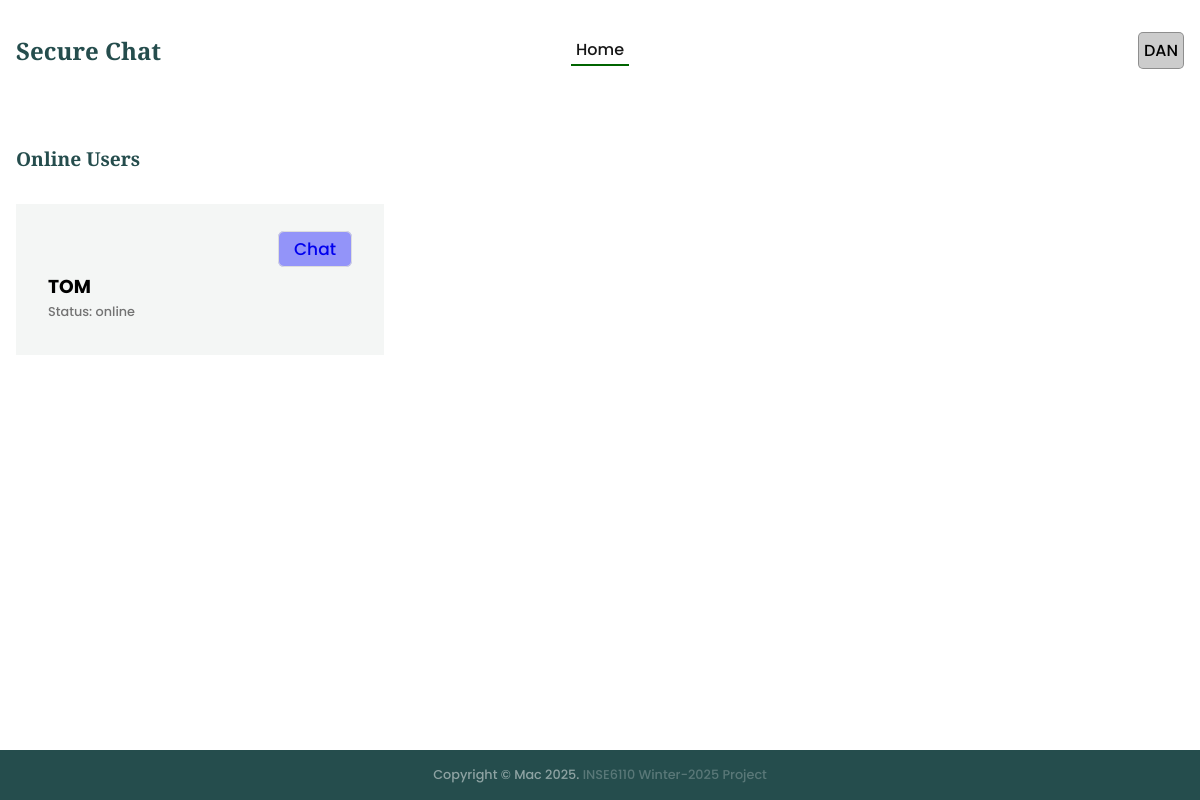
The app's page /dan/ (signed in), older data.
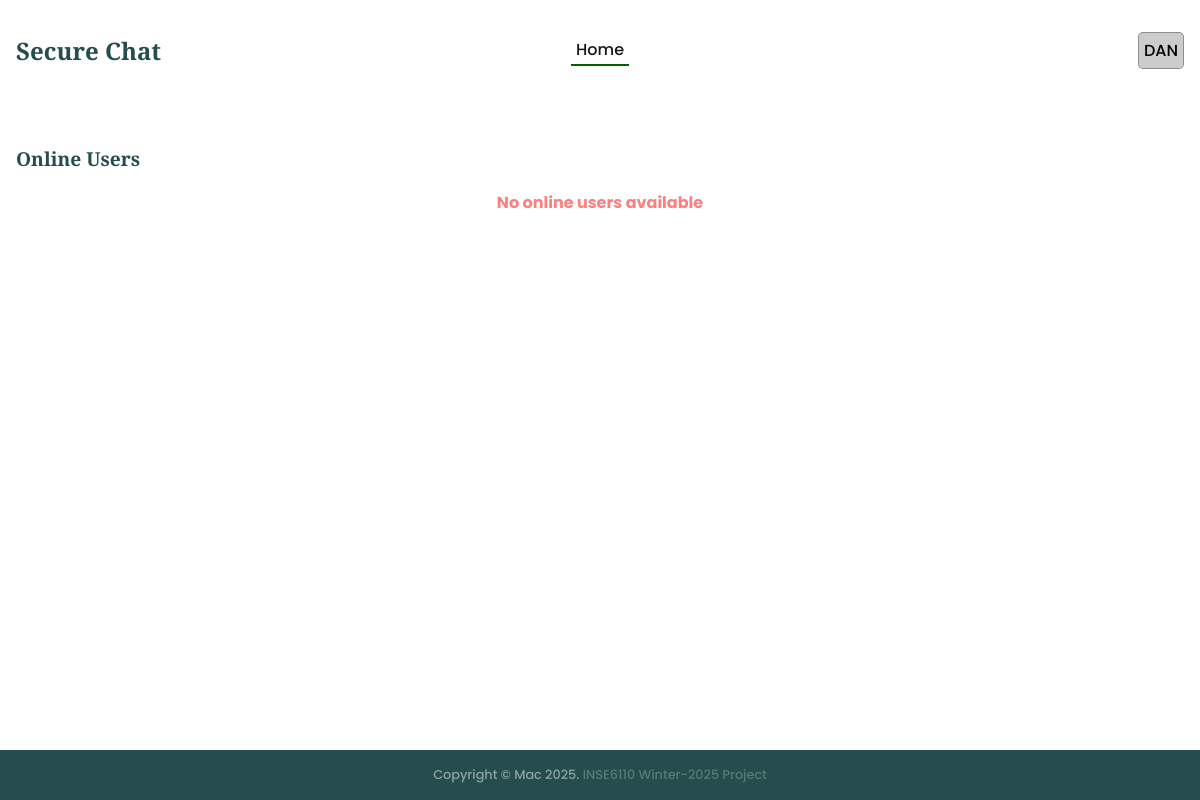
The same page, newer data.
### chat/models.py (models this page shows, shortened)
class SystemUsers(models.Model):
    username = models.CharField(max_length=50)
    status = models.CharField(max_length=50)
    createdat = models.DateTimeField(default=timezone.now)

### chat/views.py (the view)
# urls.py: path("<str:username>/", index, name="index"),
@login_required
def index(req, username):
    onlineUsers = SystemUsers.objects.filter(status='online').exclude(username=username)
    context = {
        "username": username,
        "onlineUsers": onlineUsers,
        'pageOptions':{
            'page':'index',
            'buttonLabel':'View',
            'header':'Online Users',
            'index': 'active-menu'
        }
    }
    return render(req, "index.html", context)

### templates/index.html (shortened to what this page needs)
{% extends "base.html" %}
{% block content %}
<section class="section__container product__container" id="product">
    {% include "message.html" %}
    {% if pageOptions %}
    <h4 class="section__header">{{pageOptions.header}}</h4>
    {% if onlineUsers %}
    <div class="product__grid">
        {% for user in onlineUsers %}
        <div class="product__card">
            <div class="auction__btn">
                <div class="btn-div">
                    <a class="bid-btn" href="{% url 'chat:chatRoom' username %}?connectwith={{user.username}}">
                        Chat
                    </a>
                </div>
            </div>
            <h3>{{user.username | upper}}</h3>
            <p>Status: {{user.status}}</p>
        </div>
        {% endfor %}
    </div>
    {% else %}
    <div class="auction-notice">No online users available</div>
    {% endif %}
    {% endif %}
</section>
{% endblock %}

### templates/base.html (shortened to what this page needs)
{% load static %}
<!DOCTYPE html>
<html lang="en">
<head>
  <link rel="stylesheet" href="{% static 'css/styles.css' %}" />
</head>
<body>
  <div id="main-container">
    <nav>
      <div class="nav__header">
        <div class="nav__logo">
          <a href="{% url 'chat:index' username %}" class="logo">Secure Chat</a>
        </div>
      </div>
      <ul class="nav__links" id="nav-links">
        {% with current_url=request.get_full_path %}
        {% url 'chat:index' username as url %}
        <li class="{% if current_url == url %} active-menu {%endif%}">
          <a href="{{url}}">Home</a>
        </li>
        {% endwith %}
      </ul>
      <div class="nav__notification" id="nav-notification">
        {% if username %}
        <div class="user-container">
          <div id="systemuser">{{username | upper}}</div>
        </div>
        {% else %}
        <a href="{% url 'chat:login' %}">Login</a>
        {% endif %}
      </div>
    </nav>
    {% block content %}{% endblock %}
  </div>
  <footer class="footer" id="contact">
    <div class="footer__bar">
      Copyright © Mac 2025. <span class="footer-span">INSE6110 Winter-2025 Project</span>
    </div>
  </footer>
</body>
</html>

### templates/message.html (shortened to what this page needs)
<div style="width_: 100%; text-align: center; padding-bottom: 20px;">
</div>

### chat/static/css/styles.css (style rules this page uses)
:root { --primary-color: #254d4d; --text-dark: #171717; --text-light: #737373; --extra-light: #f4f6f5; --white: #ffffff; --max-width: 1200px; --header-font: "Merriweather", serif; }
* { padding: 0; margin: 0; box-sizing: border-box; }
.section__container { max-width: var(--max-width); margin: auto; padding: 1.5rem 1rem; }
.section__header { margin-bottom: 0.5rem; font-size: 1.2rem; font-weight: 600; font-family: var(--header-font); color: var(--primary-color); }
.logo { font-size: 1.5rem; font-weight: 600; font-family: var(--header-font); }
a { text-decoration: none; transition: 0.3s; }
ul { list-style: none; }
html, body { scroll-behavior: smooth; }
body { font-family: "Poppins", sans-serif; }
nav { position: fixed; isolation: isolate; width: 100%; max-width: var(--max-width); margin-inline: auto; z-index: 9; }
.nav__header { padding: 1rem; width: 100%; display: flex; align-items: center; justify-content: space-between; background-color: var(--primary-color); }
.nav__logo .logo { color: var(--white); }
.nav__links { position: absolute; top: 65px; left: 0; width: 100%; padding: 2rem; display: flex; align-items: center; justify-content: center; flex-direction: column; gap: 2rem; background-color: var(--primary-color); transition: 0.5s; z-index: -1; transform: translateY(-100%); }
.nav__links a { font-weight: 500; color: var(--white); }
.nav__links li { padding: 2px 5px; }
.active-menu { border-bottom: 2px solid darkgreen; }
.nav__notification { position: relative; flex: 1; display: flex; align-items: center; justify-content: flex-end; gap: 1rem; }
.footer { background-color: var(--primary-color); position: fixed; left: 0; right: 0; bottom: 0; width: 100%; text-align: center; }
.footer__bar { padding: 1rem; font-size: 0.8rem; color: rgba(255, 255, 255, 0.6); opacity: 0.8; font-weight: 500; text-align: center; }
.footer .footer-span { color: rgba(255, 255, 255, 0.3); }
@media (width > 768px) { nav { position: static; padding: 2rem 1rem; display: flex; align-items: center; justify-content: space-between; gap: 2rem; } }
@media (width > 768px) { .nav__header { flex: 1; padding: 0; background-color: transparent; } }
@media (width > 768px) { .nav__logo .logo { color: var(--primary-color); } }
@media (width > 768px) { .nav__links { position: static; padding: 0; width: fit-content; flex-direction: row; gap: 2rem; background-color: transparent; transform: none; } }
@media (width > 768px) { .nav__links a { color: var(--text-dark); } }
.user-container { position: relative; display: inline-block; }
#systemuser { font-weight: 500; background-color: rgba(0, 0, 0, 0.2); border: 1px solid rgba(0, 0, 0, 0.3); border-radius: 5px; padding: 5px; cursor: pointer; }
.auction-notice { color: rgba(255, 0, 0, 0.5); padding: 10px; text-align: center; border-radius: 5px; font-weight: bold; }
::placeholder { text-transform: none; }
a { text-decoration: none; }

Row changes from the older to the newer data that the page shows:
no longer on this page (row edited): SystemUsers: username "TOM", status "online"
Text that changed along with them:
text now shown: "No online users available"
